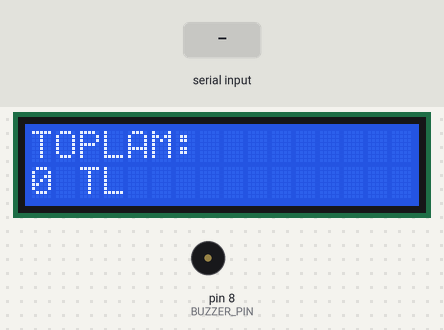
A sketch run on a simulated Arduino Uno, built with avr-gcc and run on an emulated ATmega328P. On the bench: 16×2 character LCD, buzzer (waves = sounding). Inputs (shaded band) come from the test bench.

Above: at 1.2 s.
1.3 s: "PAYING\n" received over Serial
At 4.0 s:
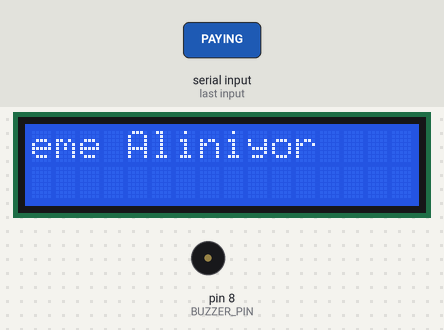
4.2 s: "RECEIPT\n" received over Serial
At 4.35 s:
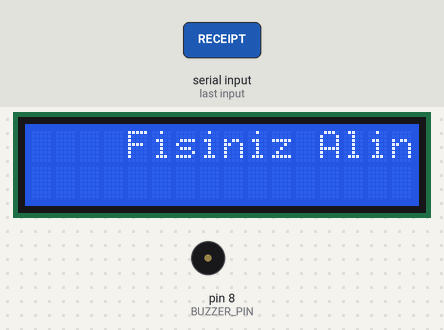
6.7 s: "PAID\n" received over Serial
At 7.2 s:
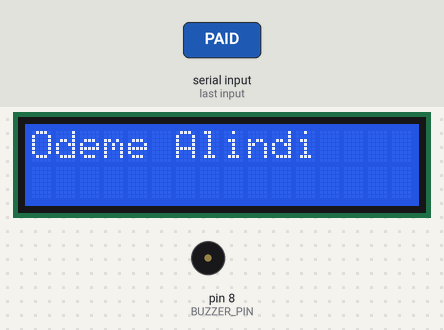
8.2 s: "ERR\n" received over Serial
At 9.2 s:
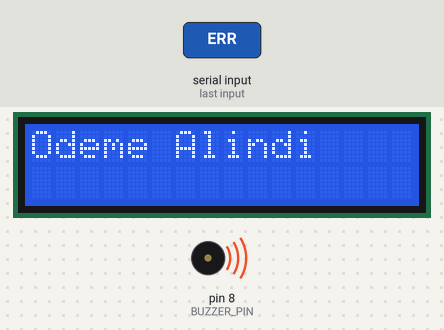
10.8 s: "TOTAL;\n" received over Serial
At 11.6 s:
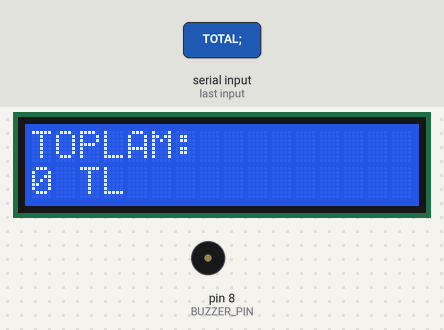
Timing chart, 0 to 13.4 s (numbered marks = the images above; inputs shaded):
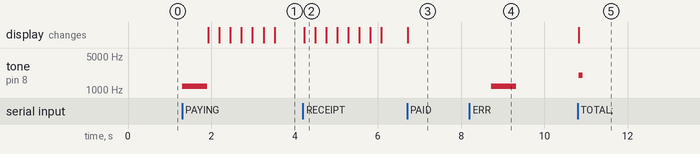

Measured:
- after the input at 1.3 s, tone on pin 8 (BUZZER_PIN): silent → 1200 Hz at once, → silent 0.60 s later; the display: first changes after 0.63 s (image 1 shows a later state)
- after the input at 4.2 s, the display: changes at once (image 2)
- after the input at 6.7 s, the display: changes at once (image 3)
- after the input at 8.2 s, tone on pin 8 (BUZZER_PIN): silent → 1200 Hz after 0.52 s, → silent 0.60 s later
- after the input at 10.8 s, tone on pin 8 (BUZZER_PIN): silent → 2000 Hz at once, → silent 0.10 s later; the display: changes at once (image 5)

The sketch:

arduino_kasa.ino.ino
```cpp
#include <Wire.h>
#include <LiquidCrystal_I2C.h>

LiquidCrystal_I2C lcd(0x27, 16, 2);   // Gerekirse 0x3F

#define BUZZER_PIN 8

int toplam = 0;

// ---------------- BUZZER ----------------
void bip_kisa() {
  tone(BUZZER_PIN, 2000);
  delay(100);
  noTone(BUZZER_PIN);
}

void bip_uzun() {
  tone(BUZZER_PIN, 1200);
  delay(600);
  noTone(BUZZER_PIN);
}

// ---------------- KAYAN YAZI ----------------
void scrollText(String text, int row, int speedMs) {
  text = "    " + text + "    ";
  for (int i = 0; i <= text.length() - 16; i++) {
    lcd.setCursor(0, row);
    lcd.print(text.substring(i, i + 16));
    delay(speedMs);
  }
}

// ---------------- TOPLAM GOSTER ----------------
void gosterToplam() {
  lcd.clear();
  lcd.setCursor(0, 0);
  lcd.print("TOPLAM:");
  lcd.setCursor(0, 1);
  lcd.print(toplam);
  lcd.print(" TL");
}

// ---------------- SETUP ----------------
void setup() {
  Serial.begin(9600);
  pinMode(BUZZER_PIN, OUTPUT);

  lcd.init();
  lcd.backlight();

  gosterToplam();
}

// ---------------- LOOP ----------------
void loop() {
  if (!Serial.available()) return;

  String gelen = Serial.readStringUntil('\n');
  gelen.trim();

  // ---------- TOPLAM ----------
  if (gelen.startsWith("TOTAL;")) {
    toplam = gelen.substring(6).toInt();
    gosterToplam();
    bip_kisa();
  }

  // ---------- ODEME BASLIYOR ----------
  else if (gelen == "PAYING") {
    bip_uzun();
    lcd.clear();
    scrollText("Odeme Aliniyor", 0, 250);
  }

  // ---------- ODEME BITTI ----------
  else if (gelen == "PAID") {
    lcd.clear();
    lcd.setCursor(0, 0);
    lcd.print("Odeme Alindi");
    delay(2000);
  }

  // ---------- FIS ----------
  else if (gelen == "RECEIPT") {
    lcd.clear();
    scrollText("Fisiniz Aliniz", 0, 250);
    toplam = 0;
    gosterToplam();
  }

  // ---------- HATALI URUN ----------
  else if (gelen == "ERR") {
    // MÜŞTERİYE GÖSTERME YOK
    bip_uzun();
  }
}
```
